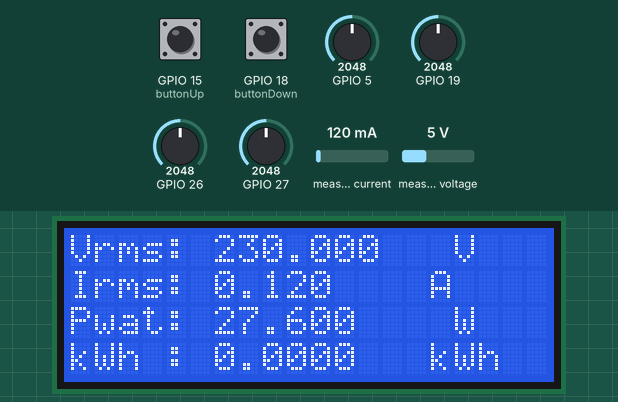
A sketch run on a simulated ESP32. Parts: 20×4 character LCD. Inputs (shaded band) come from the test bench; at power-on: measured current 120 mA, GPIO 15 (buttonUp) HIGH, GPIO 18 (buttonDown) HIGH, GPIO 5 = 2048, measured voltage 5 V, GPIO 19 = 2048, GPIO 26 = 2048, GPIO 27 = 2048. What the sketch prints to the serial monitor is not drawn.

Above: at 4.3 s.
4.4 s: measured current set to 1000 mA
At 5.0 s:
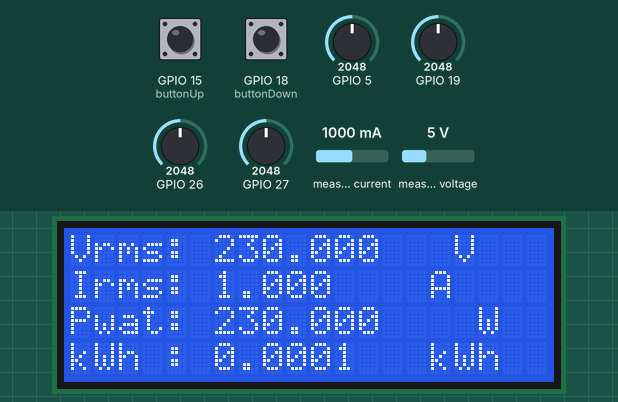
7.4 s: GPIO 15 (buttonUp) pulled LOW for 0.2 s
At 8.8 s:
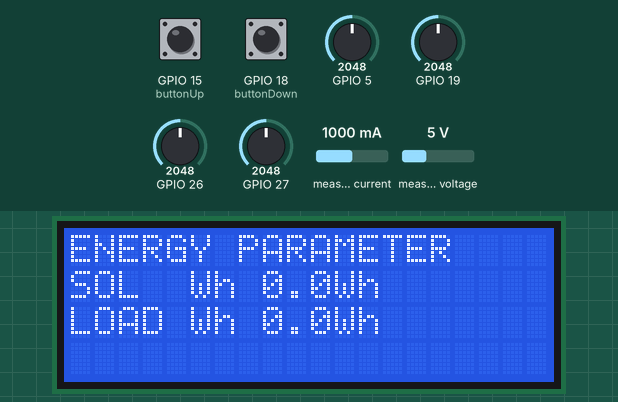
9.1 s: GPIO 18 (buttonDown) pulled LOW for 1 s
At 11.3 s:
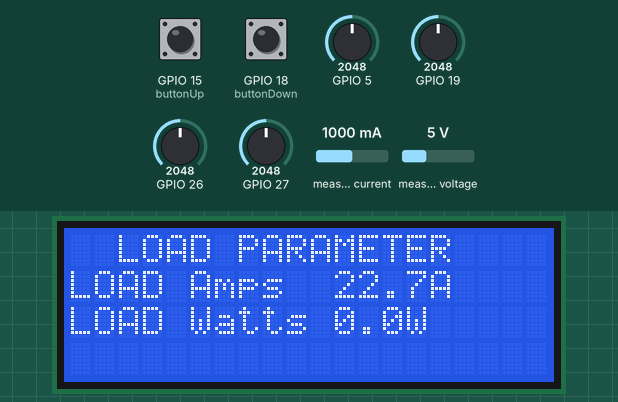
11.6 s: GPIO 5 set to 122
At 12.1 s:
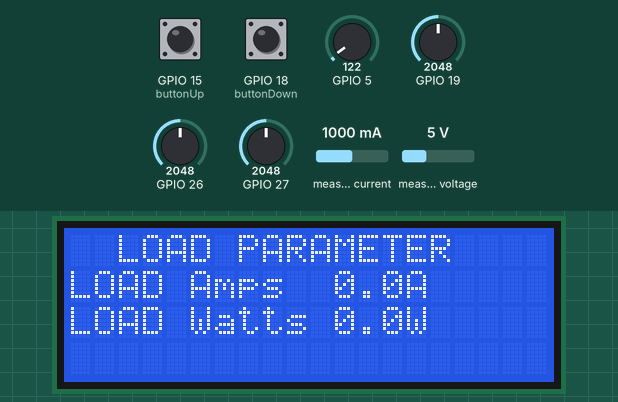
14.6 s: GPIO 15 (buttonUp) pulled LOW for 1 s
At 15.22 s:
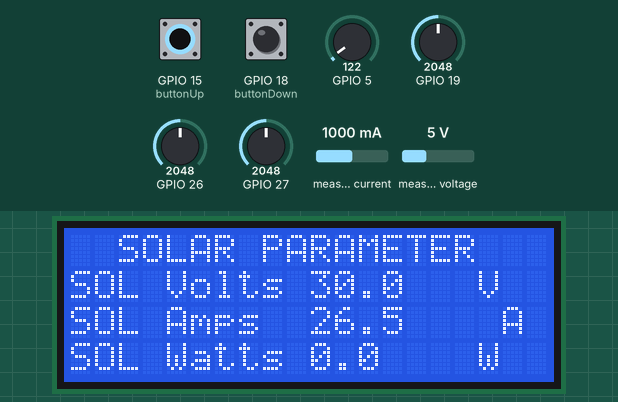
17.2 s: measured voltage set to 0.3 V
At 19.3 s:
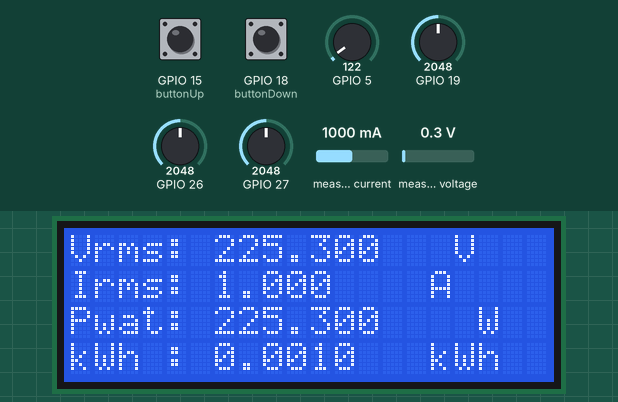
Timing chart, 0 to 20.8 s (numbered marks = the images above; inputs shaded):
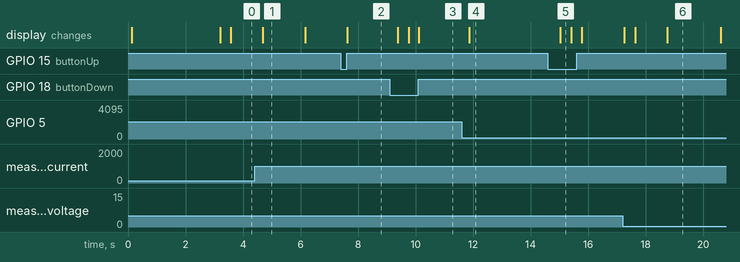

Measured:
- after the input at 4.4 s, the display: changes after 0.28 s (image 1)
- after the input at 7.4 s, the display: changes after 0.23 s (image 2)
- after the input at 9.1 s, the display: first changes after 0.29 s (image 3 shows a later state)
- after the input at 11.6 s, the display: changes after 0.26 s (image 4)
- after the input at 14.6 s, the display: changes after 0.44 s (image 5)

The sketch:

IoT_Energy_monitor_offline_With_pagesv1_2_2.ino
```cpp
#include <ACS712.h>
#include "EmonLib.h"                                                                                      // Include Emon Library
EnergyMonitor emon1;                                                                                      // Create an instance
#include <LiquidCrystal_I2C.h>

//-----------------------------------------------Pins---------------------------------------------------------------------------//
#define SOL_ADC 2                                                                                        // Solar panel side voltage divider is connected to pin 2
#define BAT_ADC 4                                                                                        // Battery side voltage divider is connected to pin 4
#define LOAD_CURRENT_ADC 5                                                                               // ACS 712 current sensor is connected to pin 19 for load curremt
#define SOL_CURRENT_ADC 19                                                                               // ACS 712 current sensor is connected to pin 21 for solar current
#define AVG_NUM 2                                                                                       // number of iterations of the adc routine to average the adc readings

LiquidCrystal_I2C lcd(0x27, 20, 4);
const int buttonUp = 15;
const int buttonDown = 18;                                                                                           //Down button
//const int buttonOk = 27;
int buttonStateOk = 0;
int buttonStateUp = 0;
int buttonStateDown = 0;
int currentScreen = 0;
int currentMenu = 0;
float kWh = 0.0;                                                                                          // Variables for energy calculation
unsigned long lastMillis = millis();
unsigned long previousMillis = 0;                                                                         //Variables for autorreturn
unsigned long interval = 100;                                                                             //Desired wait time
//long panelVolts = 0;          // Solar panel Voltage (deci Volts)
//long batteryVolts = 120;      // Battery Voltage (deci Volts)
float solar_volt=0;
float bat_volt=0;
float load_current=0;
float solar_current=0;
float offsetVoltage = 2.5;                                                                                // for ACS712 sensor
float Sensitivity =0.66;                                                                                  // 185mV/A for ACS712-5A variant,66mV/A for 30A
float last_time = 0;
float current_time = 0;
long unsigned msec=0;
long unsigned last_msec=0;
long unsigned elasped_msec=0;
long unsigned elasped_time=0;
float load_ampSecs = 0;
float load_ampHours=0;
float load_watts=0;
float load_wattSecs = 0;
float load_wattHours=0;
float solar_ampSecs = 0;
float solar_ampHours=0;
float solar_watts=0;
float solar_wattSecs = 0;
float solar_wattHours=0;


/*int sensitivity = 185; // use 100 for 20A Module and 66 for 30A Module
int adcvalue= 0;
int offsetvoltage = 2500;  //Sensor Callibration
double solar_volt = 0; //voltage measuring
double solar_current = 0;// Current measuring
*/
void setup()
{
  Serial.begin(9600);
   emon1.voltage(34, 137.5, 1.7);  // Voltage: input pin, calibration, phase_shift
  emon1.current(35, 1.1);       // Current: input pin, calibration.
  lcd.init();
  lcd.backlight();
  pinMode(buttonUp, INPUT_PULLUP);
  pinMode(buttonDown, INPUT_PULLUP);
  delay(10);
  lcd.setCursor(0, 0);
  lcd.print("   IoT METER ");
  lcd.setCursor(0, 1 );
  lcd.print("   INITIALISE ");
  lcd.setCursor(0, 2 );
  lcd.print("   SUCCESS!!! ");
    lcd.setCursor(0, 3 );
  lcd.print("By  Vitronics Tech ");
  delay(3000);
  lcd.clear();
}

void loop()
{
  read_data();                                                                                            // read different sensors data from analog pin of esp32
  printScreen();
  temp1();
  delay(100);
}
```

Energy_mon.ino
```cpp
void temp1(){
emon1.calcVI(20,2000);                                                                                    // Calculate all. No.of half wavelengths (crossings), time-out
  emon1.serialprint();                                                                                      // Print out all variables (realpower, apparent power, Vrms, Irms, power factor)
  // Calculate energy consumed in kWh
  unsigned long currentMillis = millis();
  kWh += emon1.apparentPower * (currentMillis - lastMillis) / 3600000000.0;
  lastMillis = currentMillis;
  float realPower       = emon1.realPower;                                                                  //extract Real Power into variable
  float apparentPower   = emon1.apparentPower;                                                              //extract Apparent Power into variable
  float powerFActor     = emon1.powerFactor;                                                                //extract Power Factor into Variable
  float supplyVoltage   = emon1.Vrms;                                                                       //extract Vrms into Variable
  float Irms            = emon1.Irms;                                                                       //extract Irms into Variable

  Serial.printf("Vrms: %.2fV\tIrms: %.4fA\tPower: %.4fW\tkWh: %.5fkWh\n",                                    // Print data to Serial for debugging
                emon1.Vrms, emon1.Irms, emon1.apparentPower, kWh);
 //lcd.clear();
  buttonStateUp = digitalRead(buttonUp);
  buttonStateDown = digitalRead(buttonDown);

if(buttonStateDown == LOW){
    currentScreen = currentScreen+1;
    // Serial.println(currentScreen);
    if(currentScreen == 4){
      currentScreen = 0;
    }
        Serial.println(currentScreen);
}

if(buttonStateUp == LOW){
    currentScreen = currentScreen-1;


    if(currentScreen < 0){
      currentScreen = 3;
    }
       Serial.println(currentScreen);
}
}
```

Power_Calculation.ino
```cpp
//------------------------------------------------------------------------------------------------------------
/////////////////////////////////POWER AND ENERGY CALCULATION //////////////////////////////////////////////
//------------------------------------------------------------------------------------------------------------
void power(void){

msec = millis();
elasped_msec = msec - last_msec;                                                                         //Calculate how long has past since last call of this function
elasped_time = elasped_msec / 1000.0;                                                                    // 1sec=1000 msec
load_watts = load_current * bat_volt;                                                                    //Watts now
solar_watts = solar_current * solar_volt;                                                               //Watts now

load_ampSecs = (load_current*elasped_time);                                                             //AmpSecs since last measurement
solar_ampSecs = (solar_current*elasped_time);                                                           //AmpSecs since last measurement

load_wattSecs = load_ampSecs * bat_volt;                                                                //WattSecs since last measurement
solar_wattSecs = solar_ampSecs * solar_volt;                                                            //WattSecs since last measurement

load_ampHours = load_ampHours + load_ampSecs/3600;                                                      // 1 hour=3600sec //Total ampHours since program started
solar_ampHours = solar_ampHours + solar_ampSecs/3600;                                                   // 1 hour=3600sec //Total ampHours since program started

load_wattHours = load_wattHours + load_wattSecs/3600;                                                   // 1 hour=3600sec //Total wattHours since program started
solar_wattHours = solar_wattHours + solar_wattSecs/3600;                                                // 1 hour=3600sec //Total wattHours since program started

last_msec = msec;                                                                                       //Store 'now' for next time


last_time = current_time;
current_time = millis();
load_watts = load_current * bat_volt;                                                                    //load Watts now
solar_watts = solar_current * solar_volt;                                                                //solar Watts now
load_wattHours = load_wattHours +  load_watts*(( current_time -last_time) /3600000.0) ;                  // calculating energy in Watt-Hour
solar_wattHours = solar_wattHours+  solar_watts*(( current_time -last_time) /3600000.0) ;                // calculating energy in Watt-Hour

}
```

Read_Sensors.ino
```cpp
//-------------------------------------------------------------------------read analog voltages and current from sensors---------------------------------------------------------//
int read_adc(int adc_parameter)
{

  int sum = 0;
  int sample ;
  for (int i=0; i<AVG_NUM; i++)
  {                                                                                                     // loop through reading raw adc values AVG_NUM number of times
    sample = analogRead(adc_parameter);                                                                 // read the input pin
    sum += sample;                                                                                      // store sum for averaging
    delayMicroseconds(10);                                                                              // pauses for 50 microseconds
  }
  return (sum);                                                                                 // divide sum by AVG_NUM to get average and return it
}
//-------------------------------------------------------------------------------------------------------------
////////////////////////////////////////READ THE DATA//////////////////////////////////////////////////////////////
//-------------------------------------------------------------------------------------------------------------
 void read_data(void)                                                                                   //5V = ADC value 1024 => 1 ADC value = (5/1024)Volt= 0.0048828Volt
 {                                                                                                      // Vout=Vin*R2/(R1+R2) => Vin = Vout*(R1+R2)/R2   R1=100 and R2=20
     solar_volt = read_adc(26)*(120/10)*0.000610;//*(120/20);
     solar_watts   = read_adc(27)*0.00488;
     load_current = ((read_adc(5)*0.0048828 - offsetVoltage-2.5)/Sensitivity );            // 2.4V offset when no load is connected
     solar_current = ((read_adc(19)*0.0048828 - offsetVoltage)/ Sensitivity );
      if (load_current <0)
     {
      load_current = 0;
     }
     if (solar_current <0)
     {
      solar_current = 0;
     }

    /*int sensorValue = analogRead(2);
  // Convert the analog reading (which goes from 0 - 1023) to a voltage (0 - 5V):
  float solar_volt = (sensorValue *3.3) / 4096.0;

  //float solar_volt = vol * 3.3;


  // Measure The Current ***********************************
  adcvalue = analogRead(2 );//reading the value from the analog pin A0
  solar_volt = (adcvalue / 4096.0) * 3300; // Gets you mV
  solar_current = ((solar_volt - offsetvoltage) / sensitivity);
   bat_volt =  analogRead((4)/4096.0)*3300; */
  }
```

LCD_Menu.ino
```cpp
void printScreen() {                                    //START SCREEN ENERGY

   if (currentScreen == 0) {
    lcd.clear();
   lcd.setCursor(0, 0);
  lcd.print("Vrms: ");
  lcd.print(emon1.Vrms, 3);
  lcd.print("   V");

  lcd.setCursor(0, 1);
  lcd.print("Irms: ");
  lcd.print(emon1.Irms, 3);
  lcd.print("    A");

  lcd.setCursor(0, 2);
  lcd.print("Pwat: ");
  lcd.print(emon1.apparentPower, 3);
  lcd.print("    W");

  lcd.setCursor(0, 3);
  lcd.print("kWh : ");
  lcd.print(kWh, 4);
  lcd.print("   kWh");
   }

  if (currentScreen == 1) {                            //SOLAR PARAMETERS
    lcd.clear();
       lcd.setCursor(0, 0);
    lcd.print("  SOLAR PARAMETER");
 lcd.setCursor(0, 1);
 lcd.print("SOL Volts ");
 lcd.print(   solar_volt, 1);
 lcd.print("   V");
 lcd.setCursor(0, 2);
  lcd.print("SOL Amps  ");
 lcd.print(   solar_current, 1);
 lcd.print("    A");
 lcd.setCursor(0,3);
  lcd.print("SOL Watts ");
 lcd.print(   bat_volt, 1 );
 lcd.print("    W ");
  }
  if (currentScreen == 2) {                                     //LOAD PARAMETERS
    lcd.clear();
 lcd.setCursor(0, 0);
    lcd.print("  LOAD PARAMETER");
    lcd.setCursor(0,1);
     lcd.print("LOAD Amps  ");
 lcd.print(load_current,1);
 lcd.print("A");
 lcd.setCursor(0,2);
 lcd.print("LOAD Watts ");
 lcd.print(load_watts,1);
 lcd.print("W");
  }

 if (currentScreen == 3) {                               ///SOLAR ENERGY PARAMETERS
    lcd.clear();
     lcd.setCursor(0, 0);
    lcd.print("ENERGY PARAMETER");
    lcd.setCursor(0,1);
    lcd.print("SOL  Wh ");
 lcd.print(solar_wattHours,1);
 lcd.print("Wh");
 lcd.setCursor(0,2);
   lcd.print("LOAD Wh ");
 lcd.print(load_wattHours,1);
 lcd.print("Wh");
 }
}
```
